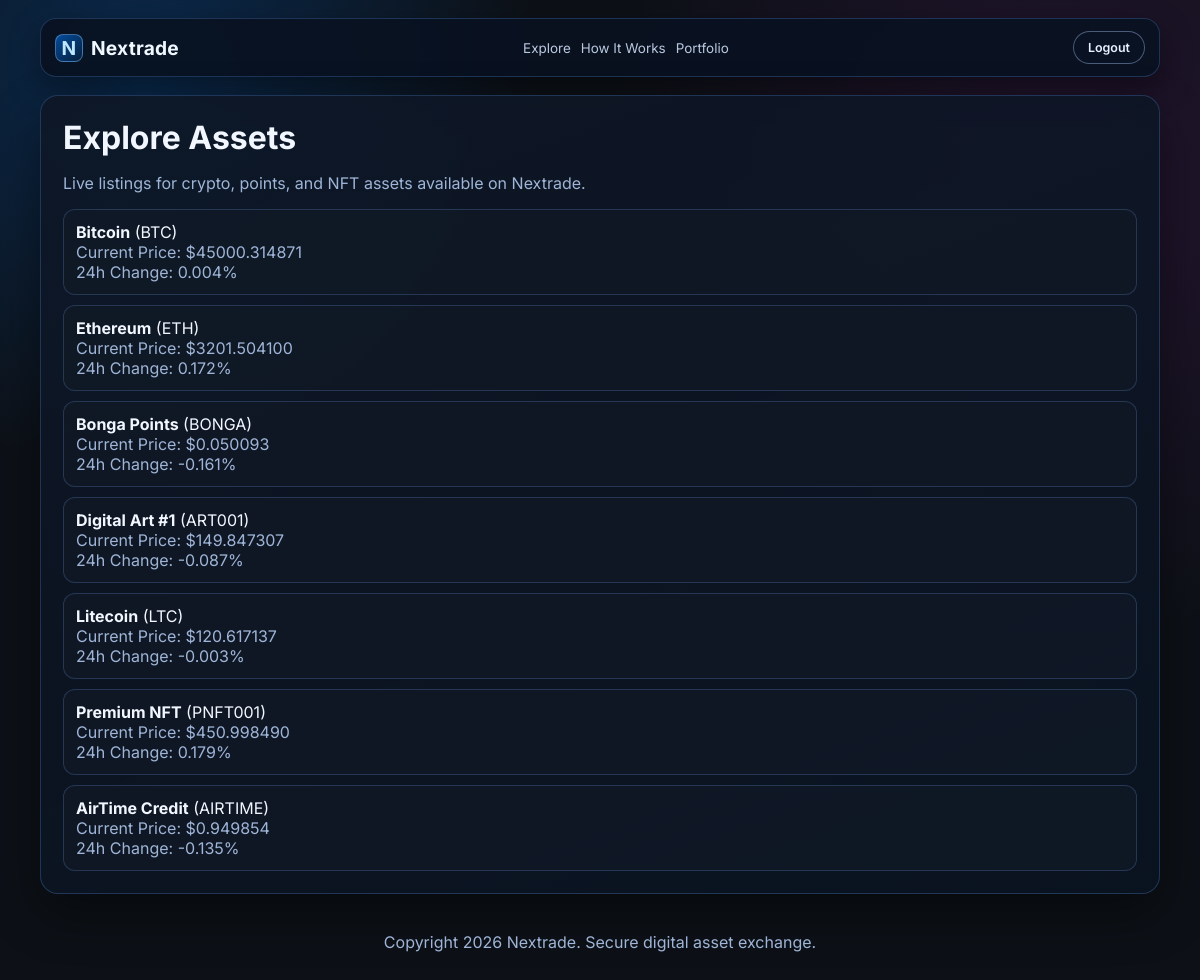
Page /explore (signed in) on the committed database.
### tables this page shows
CREATE TABLE assets
                 (id SERIAL PRIMARY KEY,
                  name TEXT NOT NULL,
                  symbol TEXT NOT NULL,
                  price REAL NOT NULL,
                  change_24h REAL,
                  type TEXT NOT NULL);

### app.py (the view)
@app.route('/explore')
def explore():
    simulate_prices()
    assets = execute_query('SELECT * FROM assets')
    return render_template('explore.html', assets=assets)

### app.py (called while the page is built)
def get_database_url():
    if 'DATABASE_URL' in os.environ:
        return os.environ['DATABASE_URL']
    else:
        return 'nextrade.db'  # Local development

def is_postgres():
    db_url = get_database_url()
    return db_url.startswith('postgres')

def get_db_connection():
    db_url = get_database_url()
    if is_postgres():
        import psycopg2
        conn = psycopg2.connect(db_url)
        return conn
    else:
        conn = sqlite3.connect(db_url)
        conn.row_factory = sqlite3.Row
        return conn

def execute_query(query, params=()):
    conn = get_db_connection()
    cursor = conn.cursor()
    try:
        if is_postgres():
            query = query.replace('?', '%s')
        cursor.execute(query, params)
        if query.strip().upper().startswith('SELECT'):
            result = cursor.fetchall()
        else:
            conn.commit()
            result = None
        return result
    except Exception as e:
        conn.rollback()
        raise e
    finally:
        cursor.close()
        conn.close()

### templates/explore.html (shortened to what this page needs)
{% extends "layout.html" %}
{% block content %}
  <h1>Explore Assets</h1>
  <p class="nx-muted">Live listings for crypto, points, and NFT assets available on Nextrade.</p>
  <ul class="nx-list">
    {% for asset in assets %}
      <li>
        <strong>{{ asset[1] }}</strong> ({{ asset[2] }})
        <div class="nx-muted">Current Price: ${{ '%.6f'|format(asset[3]) }}</div>
        <div class="nx-muted">24h Change: {{ '%.3f'|format(asset[4] or 0) }}%</div>
      </li>
    {% endfor %}
  </ul>
{% endblock %}

### static/css/nextrade-theme.css (style rules this page uses)
:root { --bg: #0d1117; --bg-soft: #101926; --surface: rgba(16, 25, 38, 0.82); --border: rgba(76, 125, 199, 0.32); --text: #f2f7ff; --muted: #9fb5d7; --electric: #007bff; --growth: #00c853; --nft: #9c27b0; }
* { box-sizing: border-box; }
body { margin: 0; min-height: 100vh; color: var(--text); font-family: "Inter", "Segoe UI", system-ui, -apple-system, sans-serif; background: radial-gradient(circle at 12% 8%, rgba(0, 123, 255, 0.24), transparent 28%), radial-gradient(circle at 88% 18%, rgba(156, 39, 176, 0.16), transparent 34%), var(--bg); }
.nx-main h1, .nx-main h2, .nx-main h3 { margin: 0; }
.nx-muted { color: var(--muted); }
.nx-list { margin: 14px 0 0; padding: 0; list-style: none; display: grid; gap: 10px; }
.nx-list li { border: 1px solid rgba(96, 140, 205, 0.28); border-radius: 12px; background: var(--surface); padding: 12px; }

### rows in the picture
assets: name "Bitcoin", symbol "BTC", price "45000.314871", change_24h "0.004"
assets: name "Ethereum", symbol "ETH", price "3201.504100", change_24h "0.172"
assets: name "Bonga Points", symbol "BONGA", price "0.050093", change_24h "-0.161"
assets: name "Digital Art #1", symbol "ART001", price "149.847307", change_24h "-0.087"
assets: name "Litecoin", symbol "LTC", price "120.617137", change_24h "-0.003"
assets: name "Premium NFT", symbol "PNFT001", price "450.998490", change_24h "0.179"
assets: name "AirTime Credit", symbol "AIRTIME", price "0.949854", change_24h "-0.135"
